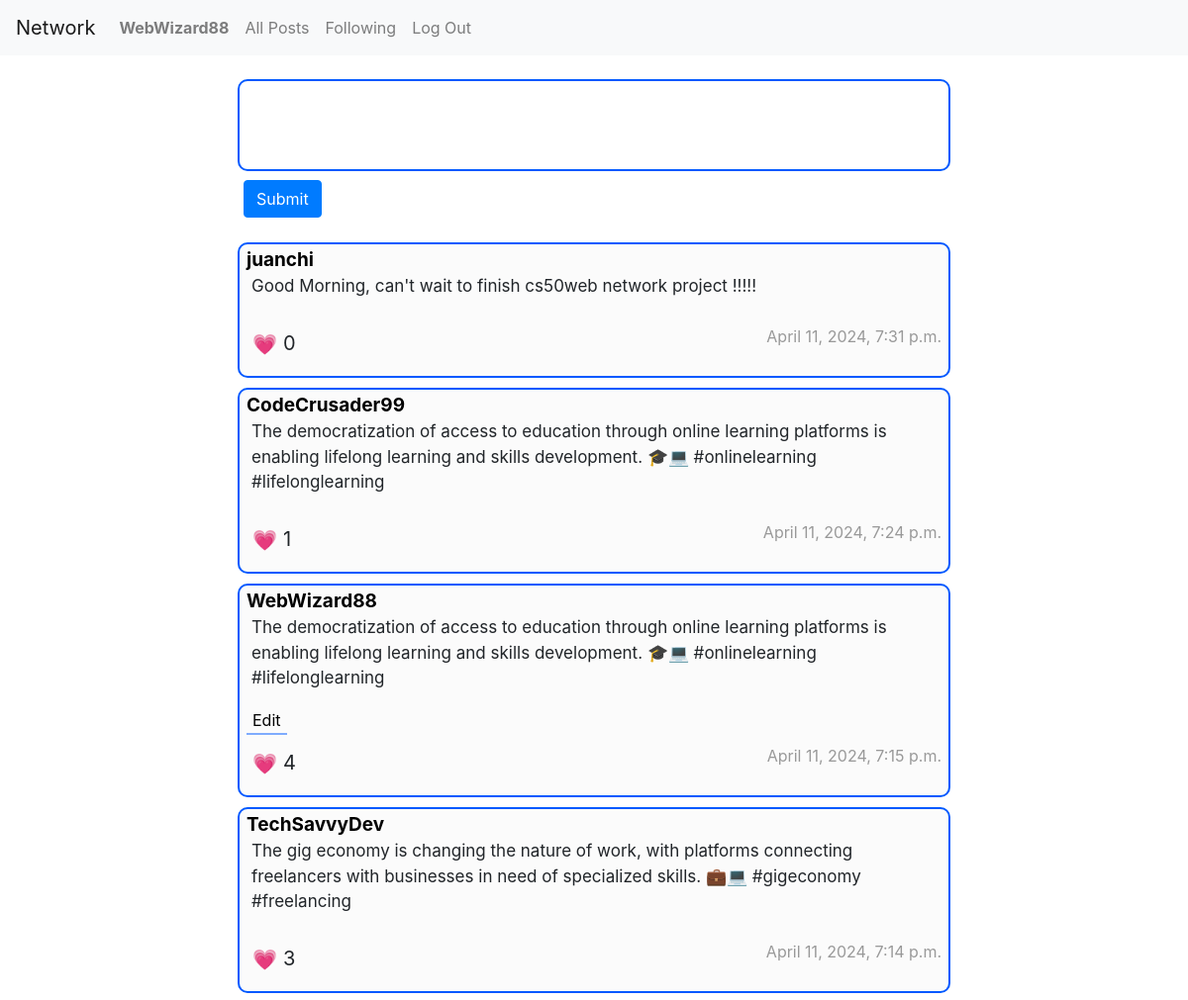
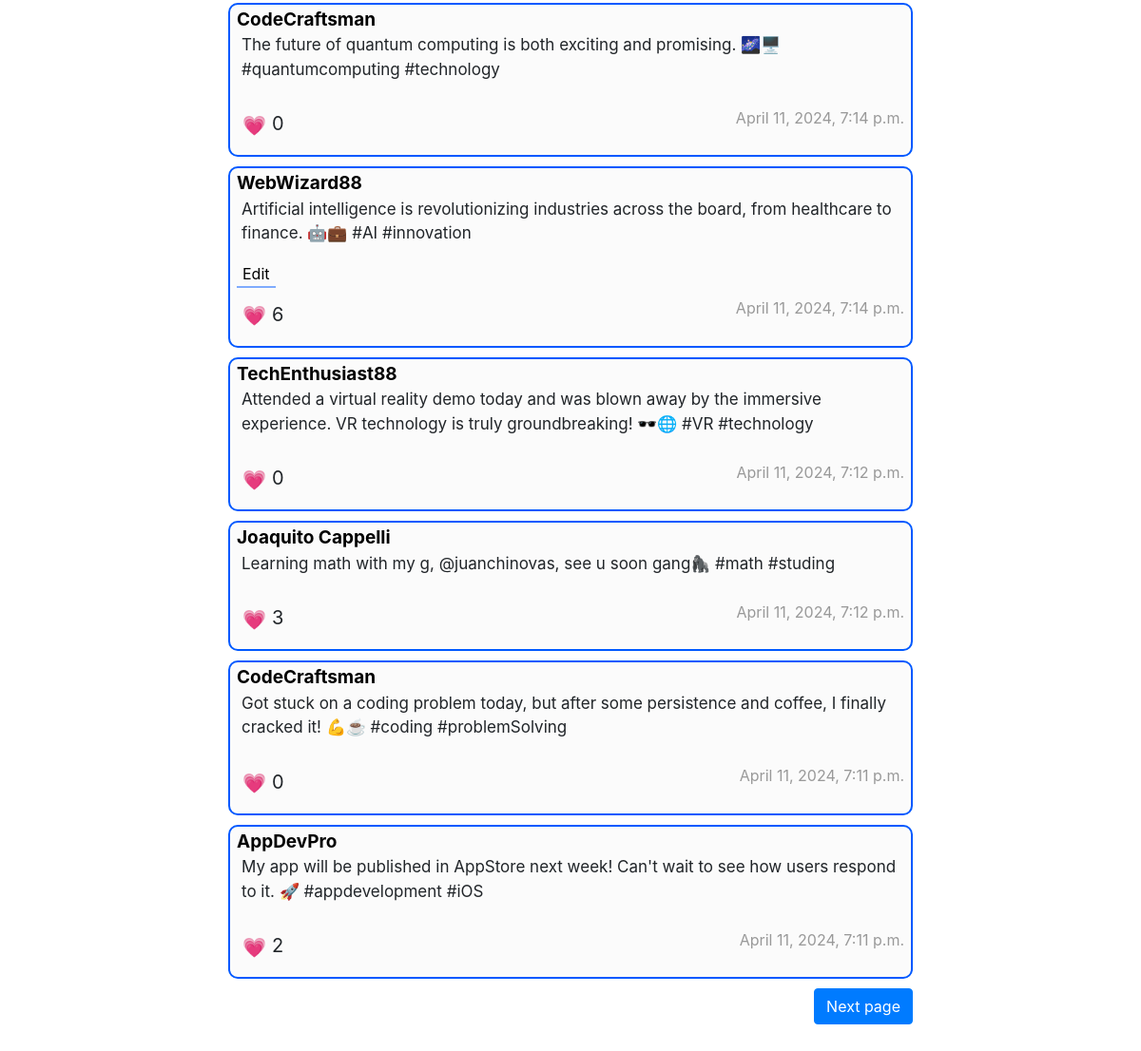
Screenshot of / (signed in) with the database file from the repository (2 pictures, top to bottom).
### network/models.py (models this page shows, shortened)
class User(AbstractUser):
    pass

class Post(models.Model):
    user = models.ForeignKey("User", on_delete=models.CASCADE, related_name="posts")
    body = models.TextField(blank=True)
    date = models.DateTimeField(default=timezone.now)
    def likes_count(self):
        return self.likes.count()

### network/views.py (the view)
# urls.py: path("", views.index, name="index"),
def index(request):
    twits = Post.objects.all()[::-1]
    paginator = Paginator(twits, 10)
    page_number = request.GET.get('page')
    page_obj = paginator.get_page(page_number)
    return render(request, "network/index.html",{
        "page" : page_obj,
    })

### network/templates/network/index.html (shortened to what this page needs)
{% extends "network/layout.html" %}
{% load static %}
{% block body %}
    {% if request.user.is_authenticated %}
    <div id="new_twit_div">
        <textarea class="form-control" id="new_twit_ta" rows="3"></textarea>
        <button type="submit" class="btn btn-primary" style="margin-top: 5px;" id="new_twit_butt">Submit</button>
    </div>
    {% endif %}
    {% for twit in page %}
    <div class="post" id="post-{{ twit.id }}">
        <a href="{% url 'profile' twit.user%}" class="post-user">{{ twit.user }}</a>
        <p class="post-body" id="body">{{ twit.body }} </p>
        {% if twit.user == request.user %}
            <button class="edit-button" data-twit-id="{{ twit.id }}">Edit</button>
        {% endif %}
        <div class="like-date-container" id="like-div">
            {% if request.user.is_authenticated %}
            <input id="give-like" class="like-button" data-twit-id="{{ twit.id }}" type="button" value="&#128151;">
            {% endif %}
            <p class="post-like-count" id="like-count-{{ twit.id }}">{{ twit.likes_count }}</p>
            <p class="post-date" id="date">{{ twit.date }} </p>
        </div>
    </div>
    {% endfor %}
    <div class="paginator-container">
        {% if page.has_next %}
            <a href="?page={{ page.next_page_number }}" class="btn btn-primary" id="next">Next page</a>
        {% endif %}
    </div>
{% endblock %}

### network/templates/network/layout.html (shortened to what this page needs)
{% load static %}
<!DOCTYPE html>
<html lang="en">
    <head>
        <link rel="stylesheet" href="https://stackpath.bootstrapcdn.com/bootstrap/4.4.1/css/bootstrap.min.css">
        <link href="{% static 'network/styles.css' %}" rel="stylesheet">
    </head>
    <body>
        <nav class="navbar navbar-expand-lg navbar-light bg-light">
            <a class="navbar-brand" href="{% url 'index' %}">Network</a>
            <div>
              <ul class="navbar-nav mr-auto">
                {% if user.is_authenticated %}
                    <li class="nav-item">
                        <a class="nav-link" href="{% url 'profile' user.username%}"><strong>{{ user.username }}</strong></a>
                    </li>
                {% endif %}
                <li class="nav-item">
                  <a class="nav-link" href="{% url 'index' %}">All Posts</a>
                </li>
                {% if user.is_authenticated %}
                    <li class="nav-item">
                        <a class="nav-link" href="{% url 'following' %}">Following</a>
                    </li>
                    <li class="nav-item">
                        <a class="nav-link" href="{% url 'logout' %}">Log Out</a>
                    </li>
                {% endif %}
              </ul>
            </div>
          </nav>
        <div class="body">
            {% block body %}
            {% endblock %}
        </div>
    </body>
</html>

### network/static/network/styles.css (style rules this page uses)
.body { margin-right: 20%; margin-left: 20%; margin-top: 2%; }
#new_twit_div { margin-bottom: 0px; }
.form-control { border: 2px solid rgb(0, 89, 255); border-radius: 10px; resize: none; font-size: 17px; margin-bottom: 4px; }
.post { margin-top: 10px; border: 2px solid rgb(0, 89, 255); padding: 2px 7px; border-radius: 10px; background-color: #eee4; }
.like-date-container { display: flex; align-items: center; }
.post-user { font-weight: bold; color: #000; text-decoration: none !important; font-size: 19px; }
.post-body { font-size: 17px; padding-left: 5px; }
.btn { margin-top: 10px; margin-bottom: 30px; }
#new_twit_butt { margin-top: 3px; margin-bottom: 15px; margin-left: 6px; }
.like-button { background-color: transparent; border: none; cursor: pointer; font-size: 20px; }
.post-date { flex: 1; text-align: right; color: #999; }
.post-like-count { font-size: 20px; padding-top: 13px; }
#next { float: right; }
.edit-button { border-bottom: 2px solid rgba(0, 89, 255, 0.493); border-top: none; border-left: none; border-right: none; background-color: transparent; }

### rows the page displays
User: username "WebWizard88"
Post: user "juanchi", body "Good Morning, can't wait to finish cs50web network project !!!!!", likes_count "0", date "April 11, 2024, 7:31 p.m."
Post: user "CodeCrusader99", body "The democratization of access to education through online learning platforms is enabling lifelong learning and skills development. 🎓💻 #onlinelearning #lifelonglearning", likes_count "1", date "April 11, 2024, 7:24 p.m."
Post: user "WebWizard88", body "The democratization of access to education through online learning platforms is enabling lifelong learning and skills development. 🎓💻 #onlinelearning #lifelonglearning", likes_count "4", date "April 11, 2024, 7:15 p.m."
Post: user "TechSavvyDev", body "The gig economy is changing the nature of work, with platforms connecting freelancers with businesses in need of specialized skills. 💼💻 #gigeconomy #freelancing", likes_count "3", date "April 11, 2024, 7:14 p.m."
Post: user "CodeCraftsman", body "The future of quantum computing is both exciting and promising. 🌌🖥️ #quantumcomputing #technology", id "💗", likes_count "0", date "April 11, 2024, 7:14 p.m."
Post: user "WebWizard88", body "Artificial intelligence is revolutionizing industries across the board, from healthcare to finance. 🤖💼 #AI #innovation", likes_count "6", date "April 11, 2024, 7:14 p.m."
Post: user "TechEnthusiast88", body "Attended a virtual reality demo today and was blown away by the immersive experience. VR technology is truly groundbreaking! 🕶️🌐 #VR #technology", likes_count "0", date "April 11, 2024, 7:12 p.m."
Post: user "Joaquito Cappelli", body "Learning math with my g, @juanchinovas, see u soon gang🦍 #math #studing", likes_count "3", date "April 11, 2024, 7:12 p.m."
Post: user "CodeCraftsman", body "Got stuck on a coding problem today, but after some persistence and coffee, I finally cracked it! 💪☕️ #coding #problemSolving", likes_count "0", date "April 11, 2024, 7:11 p.m."
Post: user "AppDevPro", body "My app will be published in AppStore next week! Can't wait to see how users respond to it. 🚀 #appdevelopment #iOS", likes_count "2", date "April 11, 2024, 7:11 p.m."
